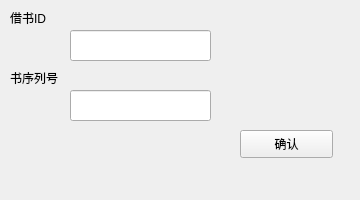
<?xml version="1.0" encoding="UTF-8"?>
<ui version="4.0">
 <class>ReturnBook</class>
 <widget class="QMainWindow" name="ReturnBook">
  <property name="geometry">
   <rect>
    <x>0</x>
    <y>0</y>
    <width>360</width>
    <height>200</height>
   </rect>
  </property>
  <property name="minimumSize">
   <size>
    <width>360</width>
    <height>200</height>
   </size>
  </property>
  <property name="maximumSize">
   <size>
    <width>360</width>
    <height>200</height>
   </size>
  </property>
  <property name="windowTitle">
   <string>MainWindow</string>
  </property>
  <widget class="QWidget" name="centralwidget">
   <widget class="QLineEdit" name="ID">
    <property name="geometry">
     <rect>
      <x>70</x>
      <y>30</y>
      <width>141</width>
      <height>31</height>
     </rect>
    </property>
   </widget>
   <widget class="QLineEdit" name="BookID">
    <property name="geometry">
     <rect>
      <x>70</x>
      <y>90</y>
      <width>141</width>
      <height>31</height>
     </rect>
    </property>
   </widget>
   <widget class="QPushButton" name="Enter">
    <property name="geometry">
     <rect>
      <x>240</x>
      <y>130</y>
      <width>93</width>
      <height>28</height>
     </rect>
    </property>
    <property name="text">
     <string>确认</string>
    </property>
   </widget>
   <widget class="QLabel" name="label">
    <property name="geometry">
     <rect>
      <x>10</x>
      <y>10</y>
      <width>72</width>
      <height>15</height>
     </rect>
    </property>
    <property name="text">
     <string>借书ID</string>
    </property>
   </widget>
   <widget class="QLabel" name="bno">
    <property name="geometry">
     <rect>
      <x>10</x>
      <y>70</y>
      <width>72</width>
      <height>15</height>
     </rect>
    </property>
    <property name="text">
     <string>书序列号</string>
    </property>
   </widget>
  </widget>
  <widget class="QMenuBar" name="menubar">
   <property name="geometry">
    <rect>
     <x>0</x>
     <y>0</y>
     <width>360</width>
     <height>26</height>
    </rect>
   </property>
  </widget>
 </widget>
 <resources/>
 <connections/>
</ui>
